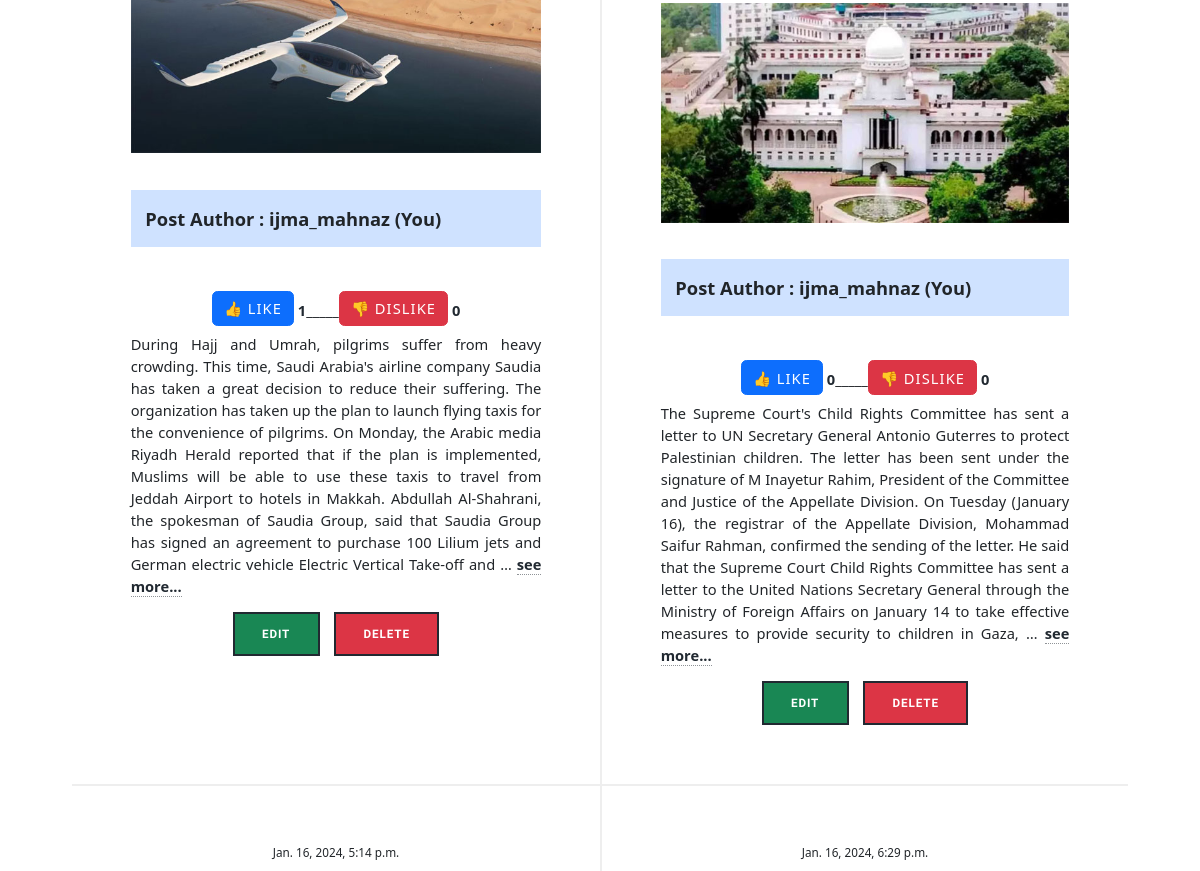
The app's page /post/user_post/12/ (middle part), older data.
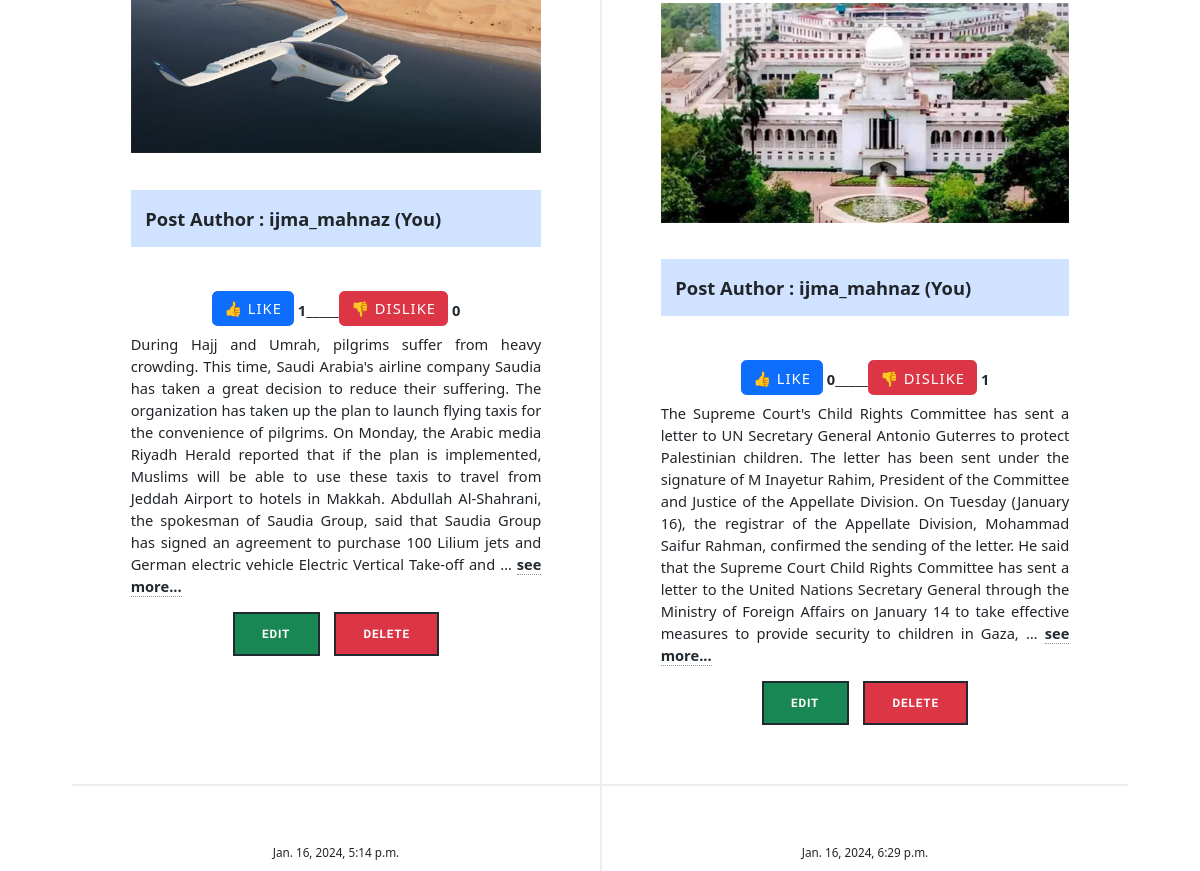
The same page, newer data.
### post/models.py (models this page shows, shortened)
class PostModel(models.Model):
    user = models.ForeignKey(User, related_name='post',on_delete=models.CASCADE)
    caption = models.CharField(max_length=3000)
    created_on = models.DateTimeField(auto_now_add=True)
    body = models.TextField(null=True,blank=True)
    post_image = models.ImageField(upload_to='post/media/images/',null=True,blank=True)
    post_like = models.IntegerField(default=0,null=True,blank=True)
    post_dislike = models.IntegerField(default=0,null=True,blank=True)

### post/views.py (the view)
# urls.py: path('user_post/<int:user_id>/',views.user_post,name='userPost'),
def user_post(request,user_id):
    user = User.objects.get(id=user_id)
    data = PostModel.objects.filter(user=user)
    return render(request,'user_post.html',{'posts':data})

### post/templates/user_post.html (shortened to what this page needs)
{% extends "dashboard.html" %}
{% block content %}
<div id="main">
		<section class="posts">
			{% for post in posts %}
			<article>
				<header>
					<span class="date">{{post.created_on}}</span>
				</header>
				<a href="#" class="image fit"><img src="{{post.post_image.url}}" alt="" /></a>
				<p class="text-dark fw-bold fs-5 bg-primary-subtle p-3">Post Author : {{post.user.username}} (You)</p>
				<h5>
					<br><h5 class="text-decoration-none btn btn-primary">👍 Like</h5>
					<b>{{post.post_like}}</b>_____<h5 class="text-decoration-none btn btn-danger">👎 Dislike</h5>
					<b>{{post.post_dislike}}</b>
				</h5>
				<p> {{ post.body|truncatewords:100 }} <a class="text-decoration-none text-dark" href="{% url "detailview" post.id %}"><b>see more...</b></a></p>
				<ul class="actions special">
					<li><a href="{% url "editpost" post.id %}" class="button bg-success text-white">Edit</a></li>
					<li><a href="{% url "deletepost" post.id %}" class="button bg-danger text-white">Delete</a></li>
				</ul>
			</article>
			{% endfor %}
		</section>
</div>
{% endblock content %}

Row changes from the older to the newer data that the page shows:
changed PostModel (number 2 of 4 on the later page): post_dislike "0" → "1"
